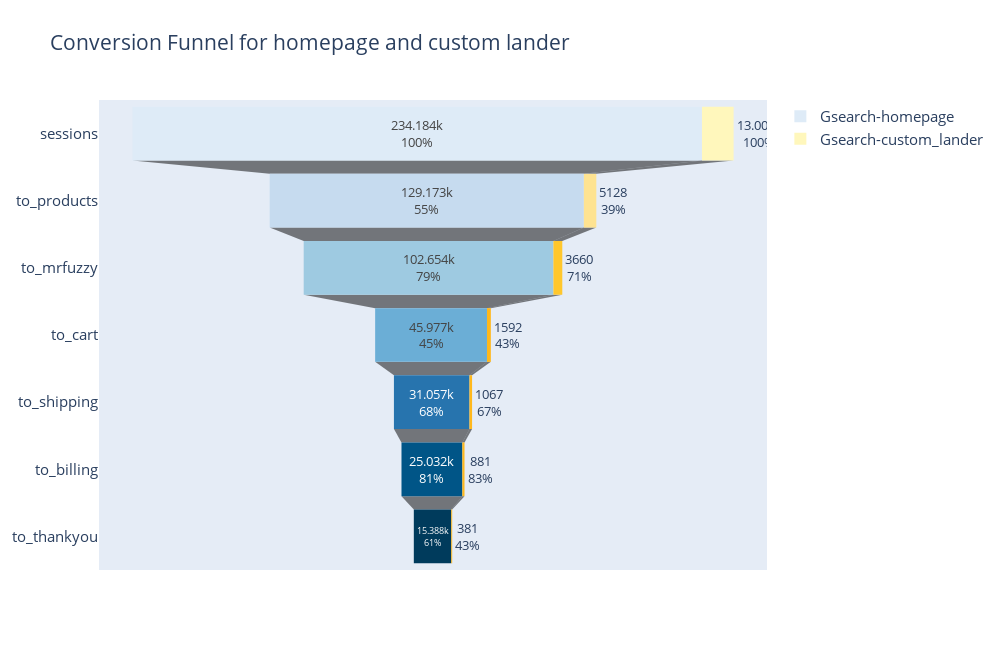

This figure's notebook cell:
### Code cell
fig = go.Figure()

fig.add_trace(go.Funnel(
    name = 'Gsearch-homepage',
    orientation = "h",
    y = ["sessions", "to_products", "to_mrfuzzy", "to_cart","to_shipping", "to_billing", "to_thankyou"],
    x = [234184,129173,102654,45977,31057,25032,15388],
    textposition = "auto",
    marker = {"color":  ['rgb(222,235,247)', 'rgb(198,219,239)', 'rgb(158,202,225)', 'rgb(107,174,214)', 'rgb(39,116,174)', 'rgb(0,85,135)', 'rgb(0,59,92)']},
    textinfo = "value+percent previous",textfont_size=13))

fig.add_trace(go.Funnel(
    name = 'Gsearch-custom_lander',
    y = ["sessions", "to_products", "to_mrfuzzy", "to_cart","to_shipping", "to_billing", "to_thankyou"],
    x = [13005,5128,3660,1592,1067,881,381],
    marker = {"color":  ['rgb(255,247,188)', 'rgb(254,227,145)', 'rgb(255,199,44)', 'rgb(255,184,28)', 'rgb(255,184,28)', 'rgb(255,184,28)', 'rgb(255,184,28)']},
    textinfo = "value+percent previous",textfont_size=13))

fig.update_layout( height=650, width=1000, 
                  title_text="Conversion Funnel for homepage and custom lander",
                 font_size=15)
fig.show()

### Figure 1 — Plotly figure (JSON) as saved in the notebook; plotly's stock layout.template omitted (floating-point values rounded to 4 significant figures)
{"data": [{"marker": {"color": ["rgb(222,235,247)", "rgb(198,219,239)", "rgb(158,202,225)", "rgb(107,174,214)", "rgb(39,116,174)", "rgb(0,85,135)", "rgb(0,59,92)"]}, "name": "Gsearch-homepage", "orientation": "h", "textfont": {"size": 13}, "textinfo": "value+percent previous", "textposition": "auto", "type": "funnel", "x": [234184, 129173, 102654, 45977, 31057, 25032, 15388], "y": ["sessions", "to_products", "to_mrfuzzy", "to_cart", "to_shipping", "to_billing", "to_thankyou"]}, {"marker": {"color": ["rgb(255,247,188)", "rgb(254,227,145)", "rgb(255,199,44)", "rgb(255,184,28)", "rgb(255,184,28)", "rgb(255,184,28)", "rgb(255,184,28)"]}, "name": "Gsearch-custom_lander", "textfont": {"size": 13}, "textinfo": "value+percent previous", "type": "funnel", "x": [13005, 5128, 3660, 1592, 1067, 881, 381], "y": ["sessions", "to_products", "to_mrfuzzy", "to_cart", "to_shipping", "to_billing", "to_thankyou"]}], "layout": {"font": {"size": 15}, "height": 650, "title": {"text": "Conversion Funnel for homepage and custom lander"}, "width": 1000}}
